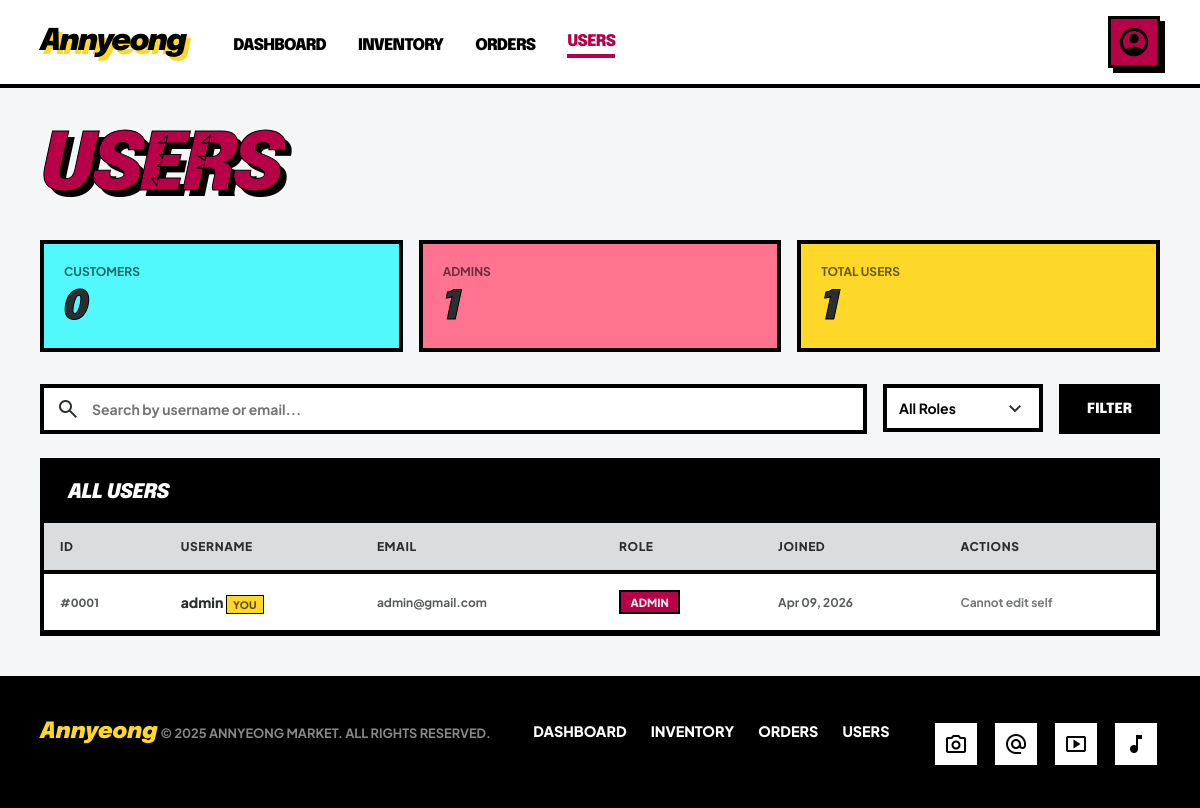
Page /usersMng.php (signed in) on the earlier database version.
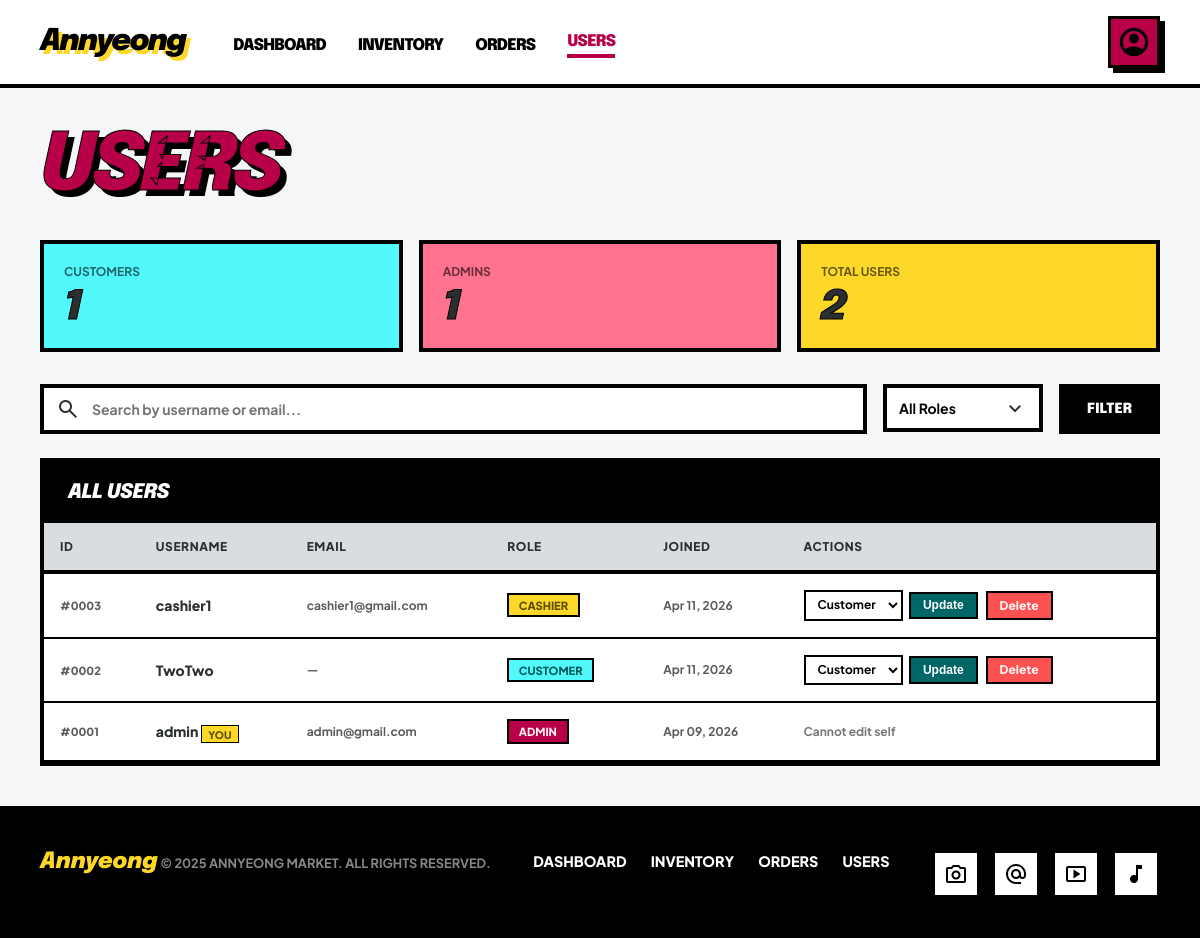
Same page on the later database version.
### tables this page shows
CREATE TABLE `users` (
  `id` int(11) NOT NULL,
  `username` varchar(50) NOT NULL,
  `email` varchar(100) NOT NULL,
  `password` varchar(255) NOT NULL,
  `address` text DEFAULT NULL,
  `role` enum('admin','cashier','customer') DEFAULT 'customer',
  `created_at` timestamp NOT NULL DEFAULT current_timestamp()
);

### usersMng.php (the view, shortened to what this page needs)
<?php
$search     = isset($_GET['search'])  ? mysqli_real_escape_string($con, trim($_GET['search']))  : '';
$where = "WHERE 1=1";
$users_result = mysqli_query($con, "SELECT * FROM users $where ORDER BY created_at DESC");
$total_users = mysqli_fetch_row(mysqli_query($con, "SELECT COUNT(*) FROM users WHERE role='customer'"))[0];
$total_admins = mysqli_fetch_row(mysqli_query($con, "SELECT COUNT(*) FROM users WHERE role='admin'"))[0];
?>
<!DOCTYPE html>
<html lang="en">
<head>
</head>
<body>
<header>
  <div class="header-inner">
    <div class="header-left-group">
      <a href="dashboard.php" class="logo">Annyeong</a>
      <nav>
        <a href="dashboard.php">Dashboard</a>
        <a href="inventoryMng.php">Inventory</a>
        <a href="orderMng.php">Orders</a>
        <a href="usersMng.php" class="active">Users</a>
      </nav>
    </div>
    <div class="profile-trigger-wrap">
      <a href="#" class="profile-trigger" onclick="toggleDropdown(event)">
        <span class="material-symbols-outlined">account_circle</span>
      </a>
    </div>
  </div>
</header>
<main>
  <h1 class="page-title">Users</h1>
  <div class="metrics-grid">
    <div class="metric-card teal">
      <div class="metric-label">Customers</div>
      <div class="metric-value"><?php echo $total_users; ?></div>
    </div>
    <div class="metric-card pink">
      <div class="metric-label">Admins</div>
      <div class="metric-value"><?php echo $total_admins; ?></div>
    </div>
    <div class="metric-card yellow">
      <div class="metric-label">Total Users</div>
      <div class="metric-value"><?php echo $total_users + $total_admins; ?></div>
    </div>
  </div>
  <form method="GET" action="usersMng.php" class="search-bar">
    <div class="search-wrap">
      <input type="text" name="search" placeholder="Search by username or email..." value="<?php echo htmlspecialchars($search); ?>"/>
      <span class="material-symbols-outlined search-icon">search</span>
    </div>
    <div class="filter-wrap">
      <select name="role_filter">
        <option value="">All Roles</option>
      </select>
    </div>
    <button type="submit" class="btn-search">Filter</button>
  </form>
  <div class="table-wrap">
    <div class="section-title">All Users</div>
    <table>
      <thead>
        <tr>
          <th>ID</th>
          <th>Username</th>
          <th>Email</th>
          <th>Role</th>
          <th>Joined</th>
          <th>Actions</th>
        </tr>
      </thead>
      <tbody>
        <?php if ($users_result && mysqli_num_rows($users_result) > 0):
          while ($u = mysqli_fetch_assoc($users_result)):
        ?>
        <tr>
          <td class="user-id">#<?php echo str_pad($u['id'], 4, '0', STR_PAD_LEFT); ?></td>
          <td>
            <span class="user-name"><?php echo htmlspecialchars($u['username']); ?></span>
            <?php if ($u['id'] == $_SESSION['user_id']): ?>
            <span class="you-badge">YOU</span>
            <?php endif; ?>
          </td>
          <td class="user-email"><?php echo htmlspecialchars($u['email'] ?: '—'); ?></td>
          <td><span class="badge badge-<?php echo $u['role']; ?>"><?php echo strtoupper($u['role']); ?></span></td>
          <td class="ts"><?php echo date('M d, Y', strtotime($u['created_at'])); ?></td>
          <td>
            <div class="action-cell">
              <?php if ($u['id'] != $_SESSION['user_id']): ?>
              <form method="POST" action="usersMng.php" class="role-form" style="display:flex;gap:0.4rem;align-items:center;">
                <select name="role">
                  <option value="customer" <?php echo $u['role']==='customer' ? 'selected':''; ?>>Customer</option>
                </select>
                <button type="submit" class="btn-update">Update</button>
              </form>
              <a href="usersMng.php?delete=<?php echo $u['id']; ?>"
                 class="btn-delete"
                 onclick="return confirm('Delete user <?php echo addslashes($u['username']); ?>?')">
                Delete
              </a>
              <?php else: ?>
              <span style="font-size:0.75rem;font-weight:700;color:var(--outline);">Cannot edit self</span>
              <?php endif; ?>
            </div>
          </td>
        </tr>
        <?php endwhile;
        else: ?>
        <tr><td colspan="6" class="no-users">No users found.</td></tr>
        <?php endif; ?>
      </tbody>
    </table>
  </div>
</main>
<footer>
  <div class="footer-brand">
    <span class="footer-brand-name">Annyeong</span>
    <span class="footer-rights">© 2025 Annyeong Market. All rights reserved.</span>
  </div>
  <ul class="footer-links">
    <li><a href="dashboard.php">Dashboard</a></li>
    <li><a href="inventoryMng.php">Inventory</a></li>
    <li><a href="orderMng.php">Orders</a></li>
    <li><a href="usersMng.php">Users</a></li>
  </ul>
  <div class="footer-socials">
    <a href="#" class="social-icon"><span class="material-symbols-outlined">photo_camera</span></a>
    <a href="#" class="social-icon"><span class="material-symbols-outlined">alternate_email</span></a>
    <a href="#" class="social-icon"><span class="material-symbols-outlined">smart_display</span></a>
    <a href="#" class="social-icon"><span class="material-symbols-outlined">music_note</span></a>
  </div>
</footer>
</body>
</html>

Differences in the rows shown:
added users: id "0003", username "cashier1", email "cashier1@gmail.com", role "CASHIER", created_at "Apr 11, 2026"
added users: id "0002", username "TwoTwo", email "—", role "CUSTOMER", created_at "Apr 11, 2026", role "Customer"
Other differences:
$total_users: "0" → "1"
$total_users + $total_admins: "1" → "2"
